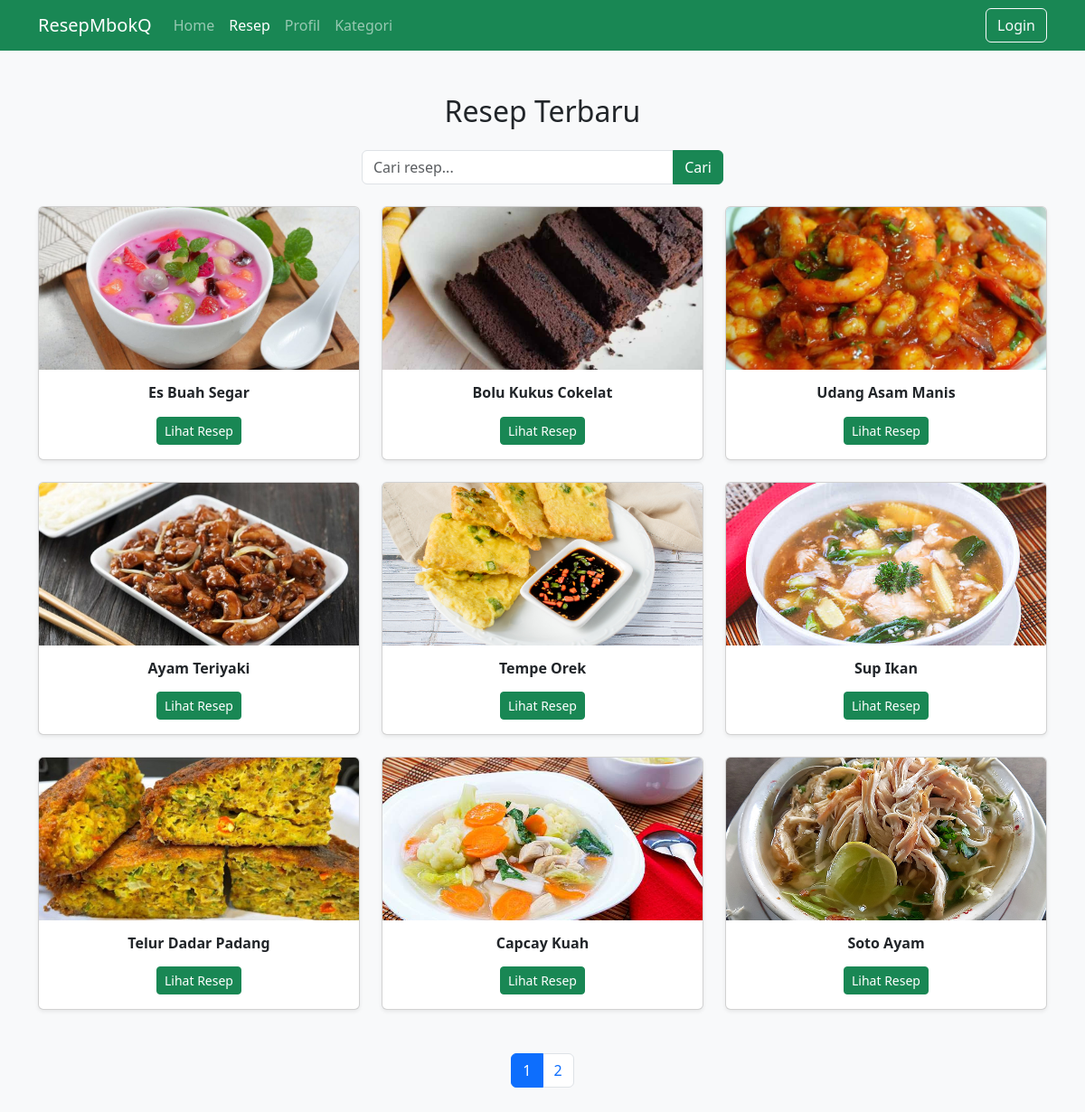
The app's page /resep.php with its own data.
### tables this page shows
CREATE TABLE `resep` (
  `id_resep` int(11) NOT NULL,
  `nama_resep` varchar(100) NOT NULL,
  `bahan` text NOT NULL,
  `langkah` text NOT NULL,
  `biaya` int(11) NOT NULL,
  `gambar` varchar(255) DEFAULT NULL,
  `id_kategori` int(11) DEFAULT NULL
);

### resep.php (the view, shortened to what this page needs)
<?php
include_once("config.php");
$search = '';
$limit = 9;
$page = isset($_GET['halaman']) ? (int)$_GET['halaman'] : 1;
$offset = ($page - 1) * $limit;
if (!empty($search)) {
    $query = "SELECT * FROM resep WHERE nama_resep LIKE '%$search%' ORDER BY id_resep DESC LIMIT $offset, $limit";
    $countQuery = "SELECT COUNT(*) FROM resep WHERE nama_resep LIKE '%$search%'";
} else {
    $query = "SELECT * FROM resep ORDER BY id_resep DESC LIMIT $offset, $limit";
    $countQuery = "SELECT COUNT(*) FROM resep";
}
$result = mysqli_query($conn, $query);
$total_result = mysqli_query($conn, $countQuery);
$row_total = mysqli_fetch_row($total_result);
$total_data = $row_total[0];
$total_pages = ceil($total_data / $limit);
?>
<!DOCTYPE html>
<html lang="id">
<head>
  <link href="https://cdn.jsdelivr.net/npm/bootstrap@5.3.3/dist/css/bootstrap.min.css" rel="stylesheet">
</head>
<body class="bg-light">
<?php include 'navbar.php'; ?>
<div class="container py-5">
  <h2 class="text-center mb-4">Resep Terbaru</h2>
  <form method="get" action="" class="search-bar input-group mb-4">
    <input type="text" name="search" class="form-control" placeholder="Cari resep..." value="<?= htmlspecialchars($search) ?>">
    <button type="submit" class="btn btn-success">Cari</button>
  </form>
  <div class="row g-4">
    <?php if (mysqli_num_rows($result) > 0): ?>
      <?php while ($row = mysqli_fetch_assoc($result)): ?>
        <div class="col-md-4 col-sm-6">
          <div class="card h-100 shadow-sm">
            <img src="uploads/<?= htmlspecialchars($row['gambar']) ?>" class="card-img-top" alt="<?= htmlspecialchars($row['nama_resep']) ?>">
            <div class="card-body d-flex flex-column justify-content-between">
              <h5 class="card-title"><?= htmlspecialchars($row['nama_resep']) ?></h5>
              <div class="text-center mt-2">
                <a href="detail.php?id=<?= $row['id_resep'] ?>" class="btn btn-sm btn-success">Lihat Resep</a>
              </div>
            </div>
          </div>
        </div>
      <?php endwhile; ?>
    <?php else: ?>
      <div class="col-12 text-center">
        <p class="text-muted">Resep tidak ditemukan.</p>
      </div>
    <?php endif; ?>
  </div>
  <?php if ($total_pages > 1): ?>
    <nav class="mt-5">
      <ul class="pagination justify-content-center">
        <?php for ($i = 1; $i <= $total_pages; $i++): ?>
          <li class="page-item <?= ($page == $i) ? 'active' : '' ?>">
            <a class="page-link" href="?halaman=<?= $i ?>&search=<?= urlencode($search) ?>"><?= $i ?></a>
          </li>
        <?php endfor; ?>
      </ul>
    </nav>
  <?php endif; ?>
</div>
</body>
</html>

### resep.php (style rules this page uses)
.card-title { font-size: 1rem; font-weight: bold; text-align: center; }
.search-bar { max-width: 400px; margin: 0 auto 30px; }
.card img { height: 180px; object-fit: cover; }

### records on screen
resep: gambar (picture), nama_resep "Es Buah Segar"
resep: gambar (picture), nama_resep "Bolu Kukus Cokelat"
resep: gambar (picture), nama_resep "Udang Asam Manis"
resep: gambar (picture), nama_resep "Ayam Teriyaki"
resep: gambar (picture), nama_resep "Tempe Orek"
resep: gambar (picture), nama_resep "Sup Ikan"
resep: gambar (picture), nama_resep "Telur Dadar Padang"
resep: gambar (picture), nama_resep "Capcay Kuah"
resep: gambar (picture), nama_resep "Soto Ayam"
